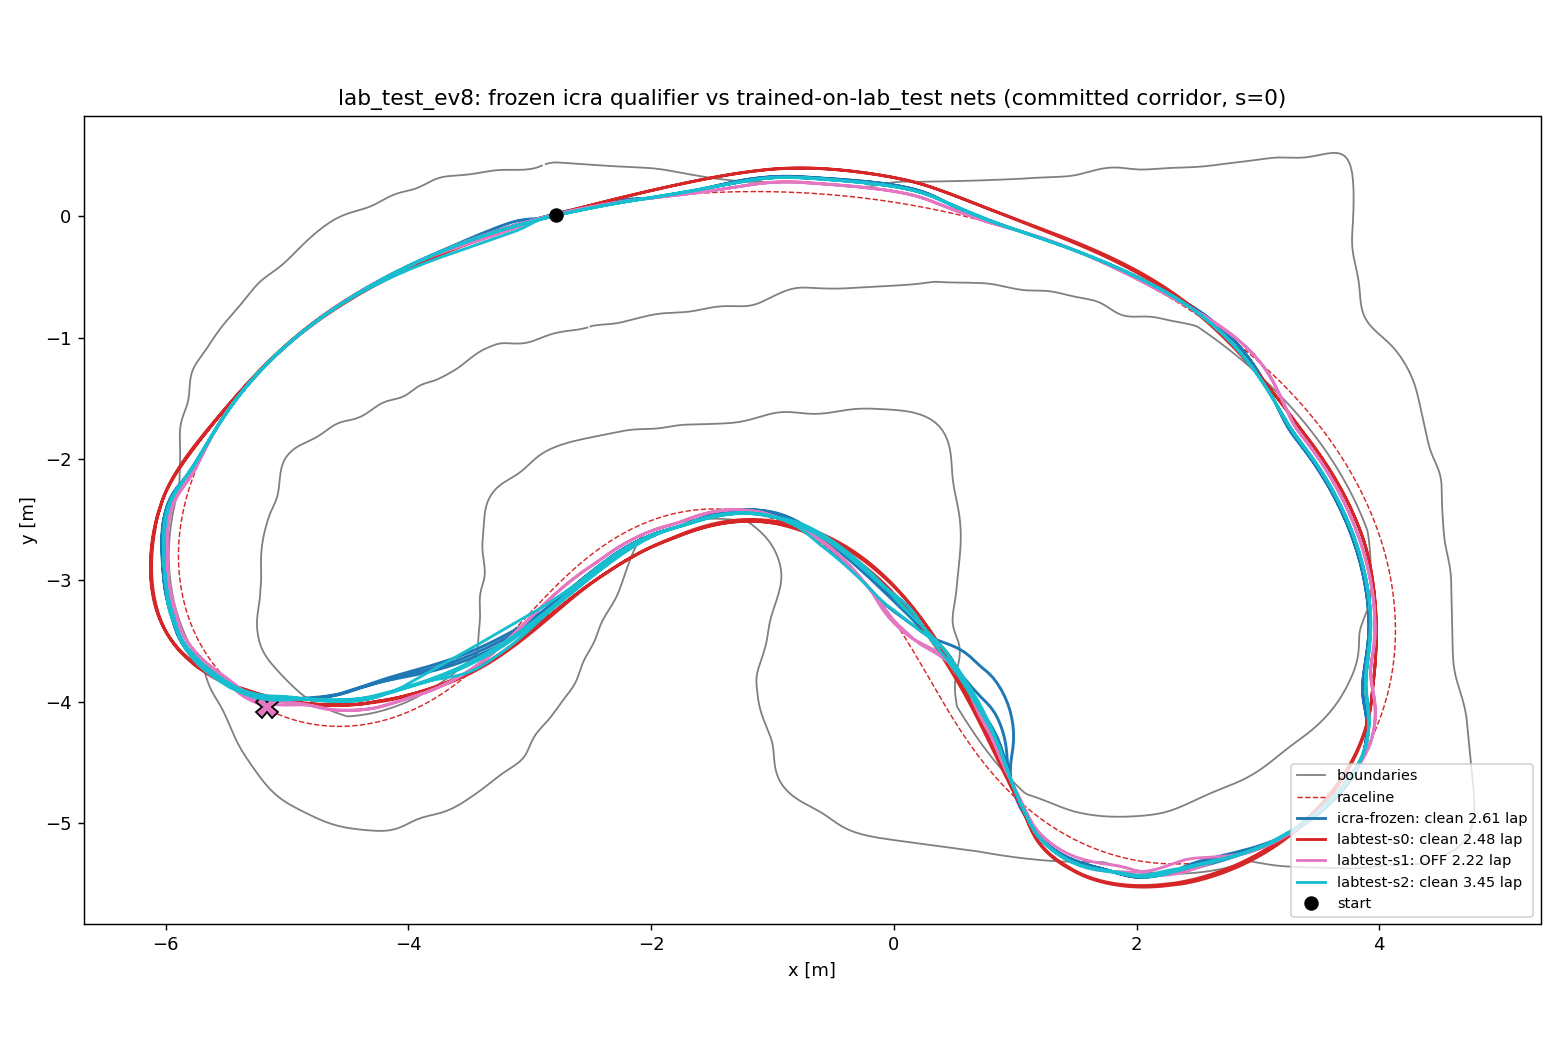

The Python source for this figure:
#!/usr/bin/env python3
"""Fair comparison: drive the frozen icra qualifier + each trained-on-lab_test net on the COMMITTED
lab_test corridor under identical conditions (s=0, v0=1.0, kv_launch=0.45, 1200 steps). Report laps/clean/
vmax/solve and plot all trajectories."""
import sys, os, glob
os.environ.setdefault("OMP_NUM_THREADS", "1")
from pathlib import Path
import numpy as np
import matplotlib; matplotlib.use("Agg"); import matplotlib.pyplot as plt
ROOT = Path("/home/poxx/github/mpcc-online-tuning")
sys.path.insert(0, str(ROOT))
from mpcc_tuning.plant_scuderia import ScuderiaPlant
from node.mpcc_online.controller import OnlineMPCCController
SP = sys.argv[1]
CORR = "mpcc_tuning/tracks/lab_test_ev8_corridor.npz"
CANDS = [("icra-frozen", str(ROOT / "results/race_multicar/qualification/best_policy_icra_t2_smooth_2_time_return.npz"))]
for f in sorted(glob.glob(str(ROOT / "results/deploy_labtest/best_policy_*_time_return.npz"))):
    CANDS.append(("labtest-s" + Path(f).stem.split("_")[5], f))   # seed index (best_policy_icra_t2_smooth_<seed>_...)

STEPS = 1200
rows = []; trajs = {}
for name, net in CANDS:
    try:
        ctl = OnlineMPCCController(net, cfg=dict(raceline_npz=CORR, kv_launch=0.45))
    except Exception as e:
        print(f"{name:16s}: FAILED to load ({e})"); continue
    P = ScuderiaPlant(ctl.track, model="std", dt=0.05); P.max_steps = STEPS + 20
    P.reset(s0=0.0, v0=1.0); ctl.reset()
    base = float(P.state5()[4]); off = False; tr = []; sv = []
    for k in range(STEPS):
        x, y, psi, vx, s, vy, r, delta = (float(q) for q in P.state_dyn())
        out = ctl.control(x, y, psi, vx, vy, r, delta)
        tr.append((x, y, float(np.hypot(vx, vy)))); sv.append(out["solve_ms"])
        u = out["u0"]
        if u is None:
            u = np.array([0.0, -2.0, 0.0])
        _, _, off, _ = P.step(u)
        if off:
            break
    tr = np.array(tr); laps = (float(P.state5()[4]) - base) / ctl.track.length
    meanv = tr[:, 2][tr[:, 2] > 0.3].mean() if (tr[:, 2] > 0.3).any() else 0.0
    rows.append((name, laps, not off, tr[:, 2].max(), meanv, np.percentile(sv, 50), np.percentile(sv, 95)))
    trajs[name] = (tr, not off)
    print(f"{name:16s}: laps={laps:5.2f} clean={not off!s:5} vmax={tr[:,2].max():.2f} meanv={meanv:.2f} "
          f"solve p50={np.percentile(sv,50):.0f} p95={np.percentile(sv,95):.0f}ms")

print("\n=== ranking (clean first, then laps) ===")
for name, laps, clean, vmax, meanv, p50, p95 in sorted(rows, key=lambda r: (not r[2], -r[1])):
    print(f"  {name:16s} {'CLEAN' if clean else 'off  '} laps {laps:.2f}  mean {meanv:.2f} m/s")

# save raw comparison data (reproducibility)
np.savez(f"{SP}/compare_nets.npz",
         names=np.array([r[0] for r in rows]),
         laps=np.array([r[1] for r in rows]), clean=np.array([r[2] for r in rows]),
         vmax=np.array([r[3] for r in rows]), meanv=np.array([r[4] for r in rows]),
         p50=np.array([r[5] for r in rows]), p95=np.array([r[6] for r in rows]),
         **{f"traj_{n}": trajs[n][0] for n in trajs})

# plot
d = np.load(CORR); cx, cy, wl, wr, rl = d["cx"], d["cy"], d["wl"], d["wr"], d["raceline"]
t = np.gradient(np.column_stack([cx, cy]), axis=0); t /= np.maximum(np.linalg.norm(t, axis=1, keepdims=True), 1e-9)
nn = np.column_stack([-t[:, 1], t[:, 0]])
left = np.column_stack([cx, cy]) + wl[:, None] * nn; right = np.column_stack([cx, cy]) - wr[:, None] * nn
fig, ax = plt.subplots(figsize=(12, 8))
ax.plot(left[:, 0], left[:, 1], color="0.5", lw=1.0); ax.plot(right[:, 0], right[:, 1], color="0.5", lw=1.0, label="boundaries")
ax.plot(rl[:, 0], rl[:, 1], "--", color="tab:red", lw=0.8, label="raceline")
cols = plt.cm.tab10(np.linspace(0, 1, len(trajs)))
for (name, (tr, clean)), c in zip(trajs.items(), cols):
    laps = [r[1] for r in rows if r[0] == name][0]
    ax.plot(tr[:, 0], tr[:, 1], color=c, lw=1.6, label=f"{name}: {'clean' if clean else 'OFF'} {laps:.2f} lap")
    if not clean:
        ax.plot(tr[-1, 0], tr[-1, 1], "X", color=c, ms=12, mec="k")
ax.plot(cx[0], cy[0], "ko", ms=7, label="start")
ax.set_aspect("equal"); ax.set_xlabel("x [m]"); ax.set_ylabel("y [m]")
ax.set_title("lab_test_ev8: frozen icra qualifier vs trained-on-lab_test nets (committed corridor, s=0)")
ax.legend(loc="lower right", fontsize=8)
fig.tight_layout(); fig.savefig(f"{SP}/compare_nets.png", dpi=130); fig.savefig(f"{SP}/compare_nets.pdf")
print("wrote compare_nets.png + .pdf")
